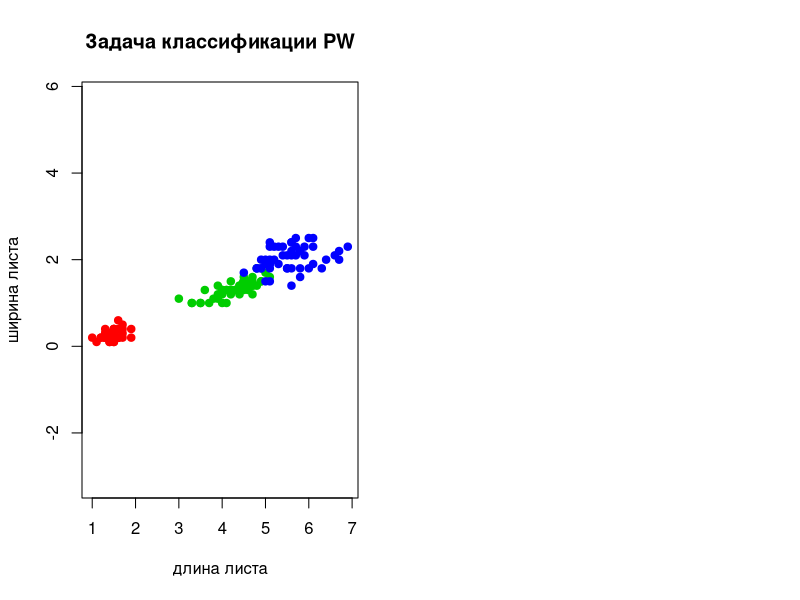

Recreate this plot in R. (Note: a time limit stopped this script after it produced the figure.)
#	Решение задачи классификации методом PW

euclidean_distance <- function(u, v){
  #	функция расстояния
  
  sqrt(sum((u - v)^2)) 
}


get_dist <- function(xl, z, metric_function = euclidean_distance){
  #	растояние
  
  l <- nrow(xl)	# размерность выборки по строкам     
  n <- ncol(xl) - 1 	# размерность выборки по столбцам
  distances <- rep(0,l) 
  
  for (i in 1:l)  
  {         
    distances[i] <- metric_function(xl[i, 1:n], z)	# расстояние от каждой точки до классифицируемой
  }  
  
  return (distances);
}	

ker_gaus <- function(r){
  (2*pi)^(-0.5)*exp(-0.5*(r^2))
}

ker_rec <- function(r){
  (0.5)*(abs(r)<= 1)
}

ker_triangle <- function(r){
  (1-abs(r))*(abs(r) <= 1)
}

ker_kvar <- function(r){
  (15/16)*(1-r^2)^2*(abs(r) <= 1)
}

ker_epanech <- function(r){
  (3/4)*(1-r^2)*(abs(r) <= 1)
}

pw <- function(distances, h, xl, ker_function) {	  
  #	возвращает класс объекта чаще всего встречающейся
  
  n <- ncol(xl)
  classes <- xl[,n] 
  table <- table(classes)
  table[1:length(table) ] <- 0
  for(i in 1:nrow(xl)){
    r <- distances[i]/h
    class_i <- xl[i,n]
    table[class_i] = table[class_i] + ker_function(r) 
  }
  if(max(table) != 0){
    class <- names(which.max(table)) 
    return (class)	  
  }
  return (0)
}


loo <- function(xl, ker_function) {
  #	функция возвращает массив средних ошибок
  
  l <- nrow(xl)
  n <- ncol(xl)
  value_h <- seq(0.1, 2, 0.1)
  Sum <- rep(0, length(value_h))
  for (i in 1:l){
    z <- xl[i, 1 : (n-1)]
    xl1 <- xl[-i,]
    distances <- get_dist(xl1, z)
    cnt <- 1
    for(h in value_h){
      class <- pw(distances, h, xl1, ker_function)	
      if(xl[i, n] != class || class == 0) 
        Sum[cnt] <- Sum[cnt] + 1/l 	
      cnt <- cnt +1  
    }
  }
  return(Sum)
}


optimal <- function(loo){
  #	записывает в k индекс минимального значения массива
  h <- which.min(loo)
  return(h/10)
}


grafic <- function(xl, h, Sumerror, ker_function){
  par(mfrow = c(1, 2)) # рисуем график kwnn и loo вместе 
  
  colors <- c("setosa" = "red", "versicolor" = "green3", "virginica" = "blue") 
  plot(iris[ , 3:4], pch = 21, bg = colors[iris$Species], col = colors[iris$Species], main = "Задача классификации PW", xlab = "длина листа", ylab = "ширина листа", asp = 1) 
  
  OY<-c(seq(0.0, 3.0, 0.1)) # от 0 до 3 с шагом 0.1
  OX<-c(seq(-0.5, 7.0, 0.1))
  
  for(i in OX){
    for(j in OY){
      z <- c(i, j)		
      distances <- get_dist(xl, z)
      class <- pw(distances, h, xl, ker_function)
      if(class != 0)
        points(z[1], z[2], pch = 22, col = colors[class], asp = 1) 
    }
  }
  
  h_int <- h*10
  plot(Sumerror, type = "l", bg = "blue", col = "blue",  main = "График зависимости LOO от h", xlab = "значение h", ylab = "значение LOO")
  points(h_int, Sumerror[which.min(Sumerror)], pch = 21, col = "red", bg = "red")
  txt <- paste("h = ", h, "\n", "Loo =", round(Sumerror[which.min(Sumerror)], 3))
  text(h_int, Sumerror[which.min(Sumerror)], labels = txt, pos = 3)
  
}

main <- function(ker_function){
  xl <- iris[ ,3:5] # выборка
  Sumerror <- loo(xl, ker_function)
  h <- optimal(Sumerror)
  grafic(xl, h, Sumerror, ker_function)
}

main(ker_gaus)
